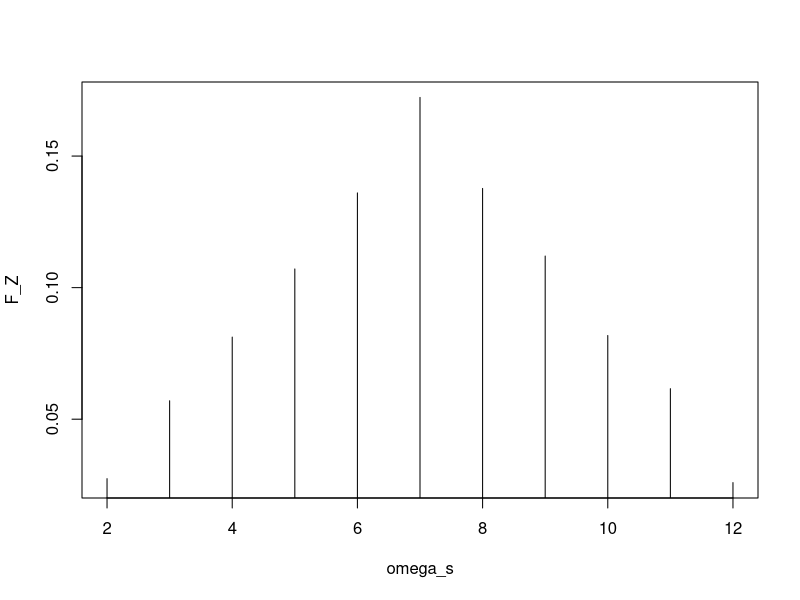
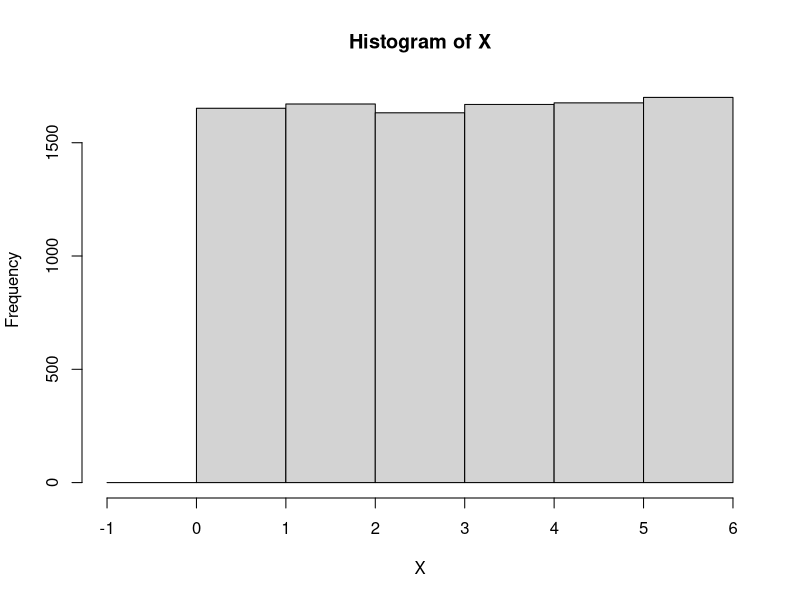
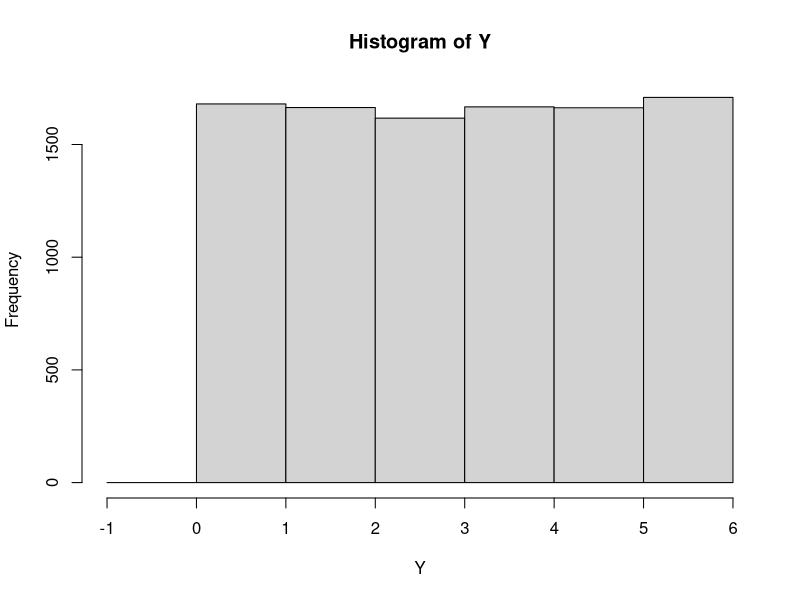
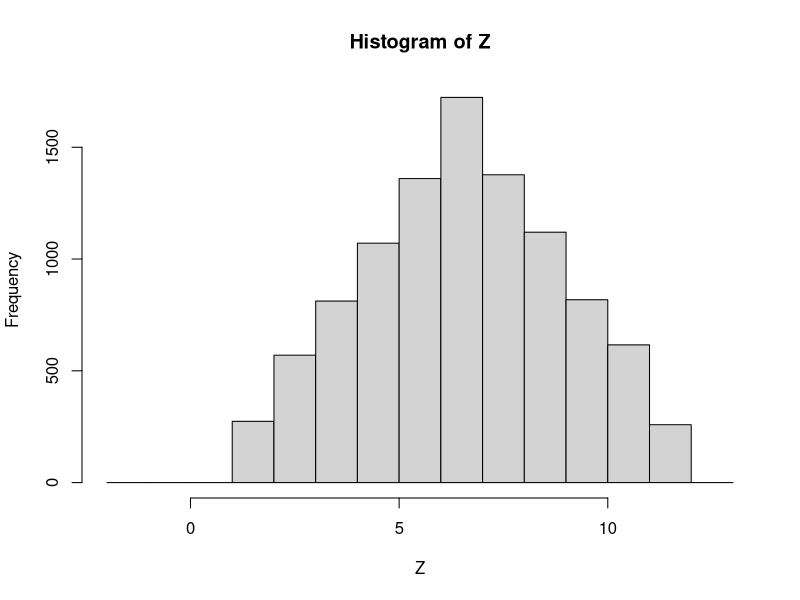
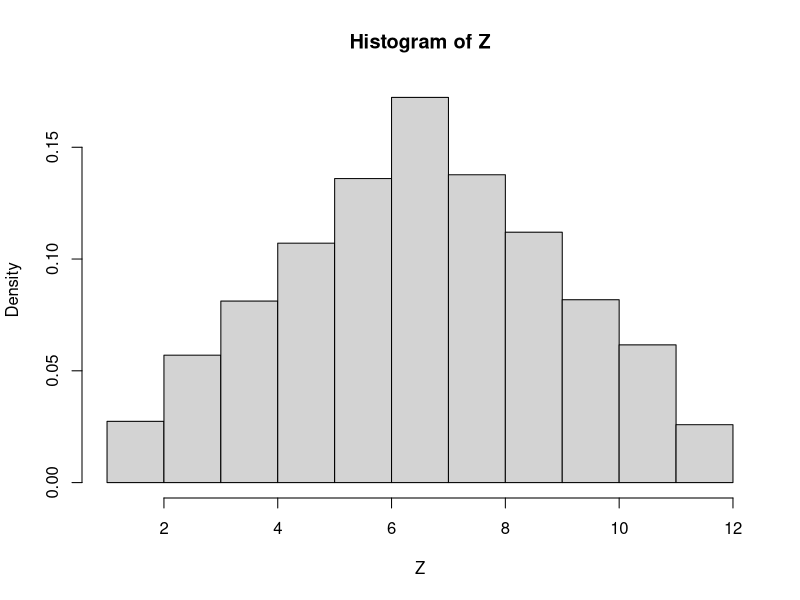

Recreate these plots in R, in order.


omega <- 1:6

X <- sample(omega, 10000, replace = TRUE, prob = rep(1,length(omega))/length(omega))
Y <- sample(omega, 10000, replace = TRUE, prob = rep(1,length(omega))/length(omega))

Z <- X + Y

omega_s <- 2:12
i <- 1
F_Z <- vector('numeric')
for (o in omega_s) {
  
  F_Z[i] <- sum(Z == o)/length(Z)
  i <- i+1
}

plot(omega_s, F_Z, type = 'h')

sum(Z >= 5 & Z <= 11) / length(Z)












?plot
hist(X, breaks = -1:6)
hist(Y, breaks = -1:6)

Z <- X + Y

sum(Z == 0)

H <- hist(Z, breaks = -2:13)

H

?freq
?hist

probs <- hist(Z, breaks = 1:12, freq = FALSE, include.lowest = TRUE)

probs

rep(1,11)


